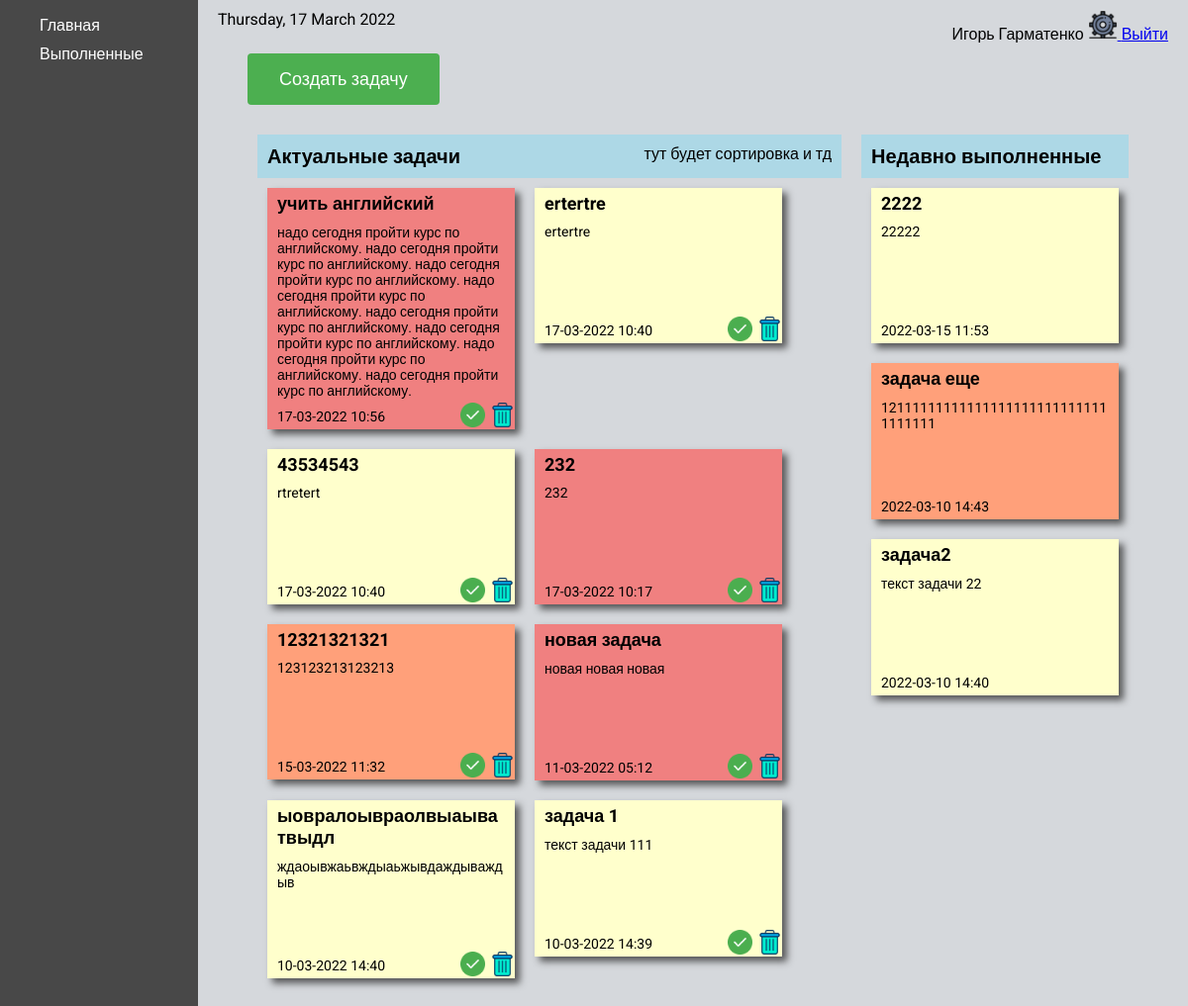
The page /home/ (signed in) on the database its author committed.
### ToDo/models.py (models this page shows, shortened)
class CustomUser(AbstractUser):
    avatar = models.ImageField(
        blank=True,
        verbose_name='Avatar',
        upload_to=f'images/',
        default='../static/ToDo/images/default.png'
    )
    date_of_birth = models.DateField(blank=True, null=True)

class Task(models.Model):
    PRIORITY_LEVEL = (('L', 'low'),
                      ('H', 'hight'),
                      ('M', 'medium'),
                      )
    user = models.ForeignKey(settings.AUTH_USER_MODEL, on_delete=models.CASCADE, null=True, blank=True)
    title = models.CharField(max_length=200)
    descr = models.CharField(max_length=500)
    priority = models.CharField(max_length=10, choices=PRIORITY_LEVEL, default='medium')
    is_finished = models.BooleanField(default=False)
    created_at = models.DateTimeField(auto_now_add=True)
    complated_at = models.DateTimeField(auto_now=True)

### ToDo/views.py (the view)
# urls.py: 2. Add a URL to urlpatterns:  path('', views.home, name='home')
@login_required
def home(request):
    tasks = Task.objects.filter(user_id=request.user.id).order_by('created_at').reverse()
    current_date = date.today().strftime("%A, %d %B %Y")
    return render(request, 'ToDo/home.html', {'menu': home_menu, 'tasks':tasks, 'date':current_date})

### ToDo/templates/ToDo/home.html (shortened to what this page needs)
{% extends 'ToDo/home_base.html' %}
{% load static %}
{% block rightbar %}
    <a class="create__task-btn" href="{% url 'create_task' %}">Создать задачу</a>
    <div class="tasks__wrap">
        <div class="tasks__active_wrap">
            <div class="tasks__header">
                <div class="tasks__active_title">Актуальные задачи</div>
                <div class="tasks__active_info">тут будет сортировка и тд</div>
            </div>
            <div class="tasks__active">
                {% for task in tasks %}
                    {% if not task.is_finished %}
                        <div class="task {{ task.priority }}">
                            <div class="task__title">
                                <a class="task__edit-link" href="{% url 'task-edit' task.id %}">{{ task.title }}</a>
                            </div>
                            <div class="task__descr">{{ task.descr }}</div>
                            <div class="task__created_at">{{ task.created_at|date:'d-m-Y H:i' }}</div>
                            <a href="#"><img class="task__done_img" src="{% static 'ToDo/images/done.png' %}" alt="done task" onclick="document.getElementById('done').style.display='block'; return false;"></a>
                            <a href="#"><img class="task__delete_img" src="{% static 'ToDo/images/delete.png' %}" alt="delete task" onclick="document.getElementById('delete').style.display='block'; return false;"></a>
                        </div>
                    {% endif %}
                {% endfor %}
            </div>
        </div>
        <div class="tasks__completed_wrap">
            <div class="tasks__header">
                <div class="tasks__active_title">Недавно выполненные</div>
            </div>
            <div class="tasks__completed">
                {% for task in tasks %}
                    {% if task.is_finished %}
                        <div class="task {{ task.priority }}">
                            <div class="task__title">{{ task.title }}</div>
                            <div class="task__descr">{{ task.descr }}</div>
                            <div class="task__created_at">{{ task.created_at|date:'Y-m-d H:i' }}</div>
                        </div>
                    {% endif %}
                {% endfor %}
            </div>
    </div>
{% endblock %}

### ToDo/templates/ToDo/home_base.html
{% extends 'ToDo/base.html' %}
{% load static %}
{% block content %}
    <div class="main">
        <div  class="leftbar">
            <ul class="home_menu">
                {% for key, item in menu.items %}
                    <li class="home_menu__item"><a href="{% url key %}">{{ item }}</a></li>
                {% endfor %}
            </ul>
        </div>
        <div  class="rightbar">
            <div class="home_nav">
                <div class="date">{{ date }}</div>
                <div class="home_info">
                        {% if request.user.is_authenticated %}
                        <span>{{ user.first_name }} {{ user.last_name }}</span>
                        <a href="{% url 'user_settings' %}">
                            <img class="settings__icon" src="{% static 'ToDo/images/settings.png' %}" alt="settings">
                        </a>
                        <a href="{% url 'logout' %}">Выйти</a>
                    {% endif %}
                </div>
            </div>
            {% block rightbar %}
            {% endblock %}
        </div>
    </div>
{% endblock %}

### ToDo/static/ToDo/css/style.css (style rules this page uses)
html { font-family: 'Roboto', sans-serif; }
body { margin: 0; }
.main { display: flex; }
.leftbar { width: 15%; min-width: 200px; background-color: #484848; display: flex; flex-direction: column; min-height: 100vh; }
.rightbar { width: 85%; background-color: #D5D8DC; min-height: 100vh; }
.settings__icon { width: 30px; height: 30px; }
.home_menu { display: flex; flex-direction: column; align-items: flex-start; }
.home_menu__item { list-style-type: none; margin-bottom: 10px; }
.home_menu__item a { text-decoration: none; color: white; list-style-type: none; }
.home_nav { display: flex; justify-content: space-between; padding: 10px 20px; }
.create__task-btn { margin-left: 50px; background-color: #4CAF50; border: none; color: white; padding: 15px 32px; text-align: center; text-decoration: none; display: inline-block; font-size: 18px; border-radius: 4px; -webkit-transition-duration: 0.4s; transition-duration: 0.4s; }
.tasks__wrap { display: flex; justify-content: space-between; padding: 30px 50px; }
.tasks__active { display: flex; justify-content: flex-start; align-items: flex-start; flex-wrap: wrap; align-content: flex-start; }
.tasks__header { display: flex; justify-content: space-between; background-color: #ADD8E6; padding: 10px 10px; }
.tasks__active_info { margin-left: 50px; }
.tasks__active_title { font-size: 20px; font-weight: bold; }
.tasks__completed_wrap { margin: 0 10px; }
.tasks__active_wrap { margin: 0 10px; width: 100%; }
.tasks__completed { display: flex; flex-direction: column; align-content: flex-start; }
.task { position: relative; display: flex; flex-direction: column; align-items: center; width: 250px; word-wrap: break-word; margin: 10px; height: auto; box-shadow: 5px 5px 7px rgba(33,33,33,.7); transform: rotate(0deg); transition: transform .15s linear; }
.task__title { width: 100%; padding: 5px 10px; box-sizing: border-box; font-weight: bold; font-size: 18px; }
.task__delete_img { display: block; width: 25px; height: 25px; position: absolute; bottom: 2px; right: 0; }
.task__done_img { display: block; width: 25px; height: 25px; position: absolute; bottom: 2px; right: 30px; }
.H { background: #F08080; }
.M { background: #FFA07A; }
.L { background: #ffc; }
.task__descr { width: 100%; padding: 5px 10px; box-sizing: border-box; font-size: 14px; min-height: 100px; word-wrap: inherit; }
.task__created_at { width: 100%; padding: 5px 10px; box-sizing: border-box; font-size: 14px; }
.task__edit-link { text-decoration: none; color: black; }

### rows shown on the page
CustomUser: first_name "Игорь", last_name "Гарматенко"
Task: title "учить английский", descr "надо сегодня пройти курс по английскому. надо сегодня пройти курс по английскому. надо сегодня пройти курс по английскому. надо сегодня пройти курс по английскому. надо сегодня пройти курс по английскому. надо сегодня пройти курс по английскому. надо сегодня пройти курс по английскому. надо сегодня пройти курс по английскому.", created_at "17-03-2022 10:56", is_finished False (drawn)
Task: title "ertertre", descr "ertertre", created_at "17-03-2022 10:40", is_finished False (drawn)
Task: title "43534543", descr "rtretert", created_at "17-03-2022 10:40", is_finished False (drawn)
Task: title "232", descr "232", created_at "17-03-2022 10:17", is_finished False (drawn)
Task: title "12321321321", descr "123123213123213", created_at "15-03-2022 11:32", is_finished False (drawn)
Task: title "новая задача", descr "новая новая новая", created_at "11-03-2022 05:12", is_finished False (drawn)
Task: title "ыовралоывраолвыаыватвыдл", descr "ждаоывжаьвждыаьжывдаждываждыв", created_at "10-03-2022 14:40", is_finished False (drawn)
Task: title "задача 1", descr "текст задачи 111", created_at "10-03-2022 14:39", is_finished False (drawn)
Task: title "2222", descr "22222", created_at "2022-03-15 11:53"
Task: title "задача еще", descr "121111111111111111111111111111111111", created_at "2022-03-10 14:43"
Task: title "задача2", descr "текст задачи 22", created_at "2022-03-10 14:40"

### other values the page prints
{{ item }} "Главная" "Выполненные"
{{ date }} "Thursday, 17 March 2022"
